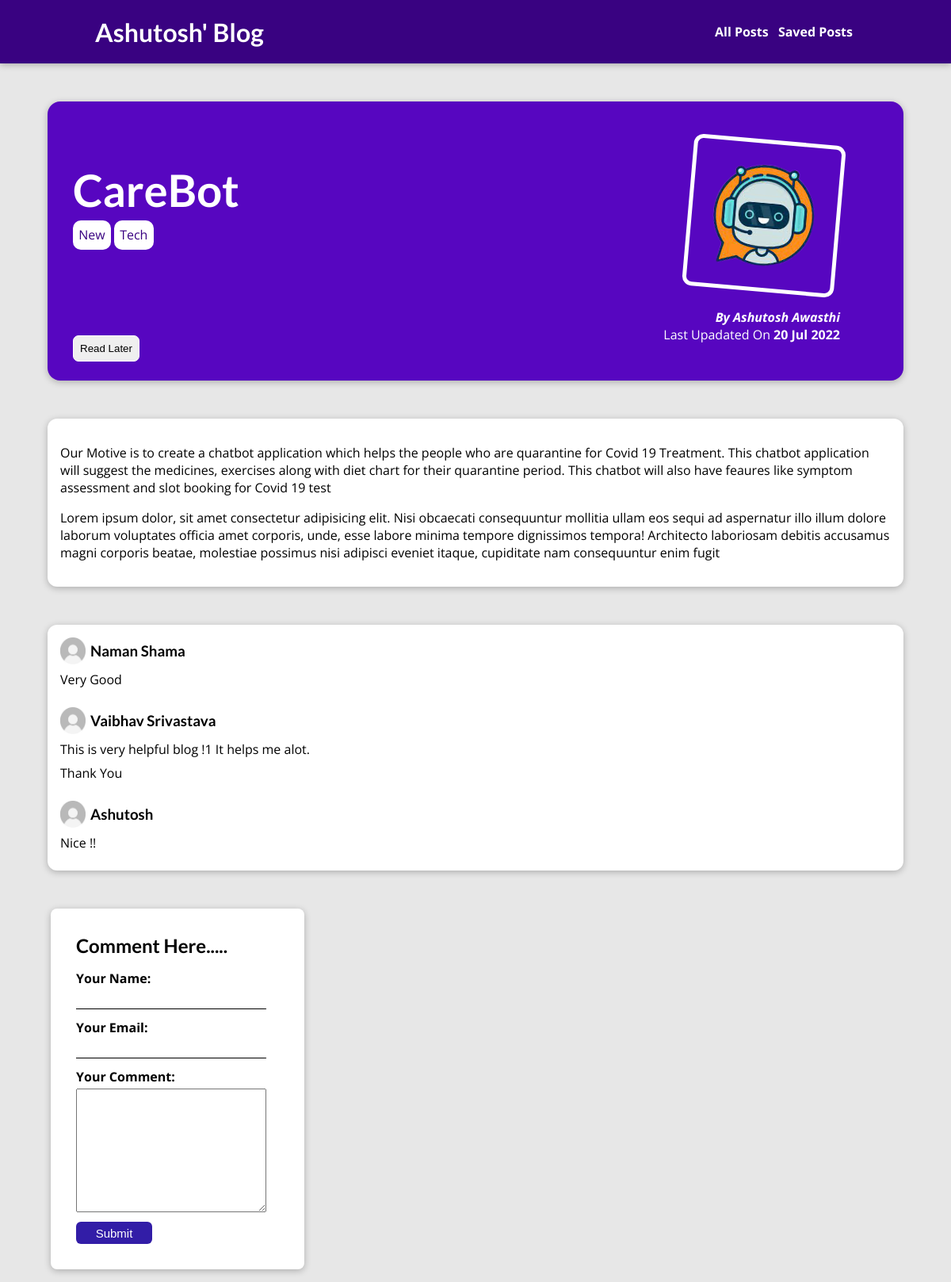
The page /posts/carebot on the database its author committed.
### blog/models.py (models this page shows, shortened)
class Post(models.Model):
	title = models.CharField(max_length=150)
	excerpt = models.CharField(max_length=200)
	image = models.ImageField(upload_to = "post_images", null=True)
	date = models.DateField(auto_now=True)
	slug = models.SlugField(unique=True, db_index=True)
	content = models.TextField(validators=[MinLengthValidator(50)])
	author = models.ForeignKey(Author, on_delete=models.SET_NULL, null=True, related_name="posts")
	tags = models.ManyToManyField(Tag)

class Tag(models.Model):
	caption = models.CharField(max_length=20)

class Author(models.Model):
	first_name = models.CharField(max_length=50)
	last_name = models.CharField(max_length=50)
	email_add = models.EmailField()
	def full_name(self):
		return self.first_name + str(" ") +self.last_name
	def __str__(self):
		return self.full_name()

class Comment(models.Model):
	user_name = models.CharField(max_length=100)
	user_email = models.EmailField()
	user_comment = models.TextField(max_length=100)
	post = models.ForeignKey(Post, on_delete=models.CASCADE, related_name="comments")

### blog/views.py (the view, shortened to what this page needs)
# urls.py: path("posts/<slug:slug>", views.PostDetailsPageView.as_view(), name="post-detail-page"),
class PostDetailsPageView(View):
    def get(self, request, slug):
        post = Post.objects.get(slug = slug)
        read_later_active = False
        if request.session.get("stored_posts"):
            if post.id in request.session.get("stored_posts"):
                read_later_active = True
        return render(request, "blog/post-detail.html", {
            "post" : post,
            "post_tags" : post.tags.all(),
            "read_later_active" : read_later_active,
            "form" : CommentForm(),
            "all_comments" : post.comments.all().order_by("-id")
            })

### blog/forms.py
class CommentForm(forms.ModelForm):
	class Meta:
		model = Comment
		exclude = ["post"]
		labels = {
			"user_name" : "Your Name",
			"user_email" : "Your Email",
			"user_comment" : "Your Comment",
		}
		error_messages = {
			"user_name" : {
				"required" : "Name Field Must Be Filled !!",
			},
			"user_comment" : {
				"required" : "Comment Field Must Be Filled !!"
			}
		}

### blog/templates/blog/post-detail.html (shortened to what this page needs)
{% extends "base.html" %}
{% load static %}
{% block static_files %}
  <link rel="stylesheet" href="{% static 'blog/post-detail.css' %}">
{% endblock %}
{% block body %}
  <section id="summary">
    <h2>{{ post.title }}</h2>
    <div>
      {% for tag in post_tags %}
        <span class="tag">{{ tag.caption }}</span>
      {% endfor %}
    </div>
    <div id="read-later" class="{% if read_later_active %} active-rl {% endif %}">
      <form method="POST", action="{% url 'read-later' %}">
        {% if read_later_active %}
          <button>Remove From "Read Later"</button>
        {% else %}
          <button>Read Later</button>
        {% endif %}
      </form>
    </div>
    <article>
      <img src="{{ post.image.url }}" alt="{{ post.title }}" srcset="">
      <address><a href="mailto:{{ post.author.email_add }}">By {{ post.author }}</a></address>
      <div>
        Last Upadated On <time>{{ post.date|date:"d M Y" }}</time>
      </div>
    </article>
  </section>
  <main>
    <p>
      {{ post.content|linebreaks }}
    </p>
  </main>
  <section id="comments">
    <ul>
      {% if not all_comments %}
        <li>
          <p>Be the first to comment....</p>
        </li>
      {% else %}
        {% for comment in all_comments %}
          <li>
            <div class="comment-head">
              <img src="{% static 'blog/images/profile.jpg' %}">
              <h3>{{ comment.user_name }}</h3>
            </div>
            <p>{{ comment.user_comment|linebreaks }}</p>
          </li>
        {% endfor %}
      {% endif %}
    </ul>
  </section>
  <section id="comment-sec">
    <h2>Comment Here.....</h2>
    <form action="{% url 'post-detail-page' post.slug %}" method="POST">
      {% for form_field in form %}
        <div class="form-field {% if form_field.errors %}invalid{% endif %}">
          {{ form_field.label_tag }}
          {{ form_field }}
        </div>
      {% endfor %}
      <input type="submit" class="sbt-btn">
    </form>
  </section>
{% endblock %}

### static/style.css (style rules this page uses)
* { box-sizing: border-box; }
html { font-family: 'Open Sans', 'Lato', sans-serif; }
body { margin: 0; }
h1, h2, h3 { font-family: 'Lato', sans-serif; font-weight: bold; }

### blog/static/blog/post-detail.css (style rules this page uses)
body { background-color: #e7e7e7; }
#summary { margin: 8rem auto 3rem auto; padding: 2rem; width: 90%; max-width: 90rem; border-radius: 16px; background-color: #5706c0; position: relative; box-shadow: 0 2px 8px rgba(0, 0, 0, 0.25); height: 22rem; }
#summary h2 { color: white; font-size: 3.5rem; width: 50rem; margin-bottom: 0.75rem; }
.tag { background-color: #ffffff; color: #390281; padding: 0.45rem; width: 4rem; border-radius: 10px; }
#read-later { margin: 0 0 1.5rem 0; position: absolute; bottom: 0; }
#read-later button { max-width: 12rem; padding: 0.5rem; outline: none; border: 1px solid #ffffff; border-radius: 7px; cursor: pointer; }
#summary article { position: absolute; top: 2rem; right: 3rem; padding: 1rem 2rem; border-radius: 12px; text-align: right; color: white; }
#summary article img { width: 12rem; height: 12rem; border-radius: 12px; transform: rotateZ(5deg); border: 5px solid white; margin-bottom: 1rem; }
#summary address { font-weight: bold; }
#summary a { color: #ffffff; text-decoration: none; }
#summary time { font-weight: bold; }
main { width: 90%; max-width: 90rem; margin: 3rem auto; background-color: white; padding: 1rem; border-radius: 12px; box-shadow: 0 2px 8px rgba(0, 0, 0, 0.25); }
#comment-sec { background-color: white; margin: 1rem 4rem; padding: 2rem; max-width: 20rem; border-radius: 8px; box-shadow: 0 2px 8px rgba(0, 0, 0, 0.25); }
#comment-sec h2 { font-weight: bolder; margin: 0 0 1rem 0; }
.form-field { display: flex; flex-direction: column; max-width: 15rem; margin-bottom: 0.75rem; }
.form-field label { font-weight: bolder; margin-bottom: 0.25rem; }
.form-field input { height: 1.5rem; border: 0; border-bottom: 1px solid #000000; outline: none; }
.sbt-btn { width: 6rem; height: 1.75rem; font-size: 15px; background-color: #321da7; color: #ffffff; border: #261395; border-radius: 6px; cursor: pointer; }
#comments { width: 90%; max-width: 90rem; margin: 3rem auto; background-color: white; padding: 1rem; border-radius: 12px; box-shadow: 0 2px 8px rgba(0, 0, 0, 0.25); }
#comments ul { margin: 0; padding: 0; }
#comments li { list-style: none; margin-bottom: 1.5rem; }
#comments li:last-of-type { margin-bottom: 0; }
#comments p { margin: 0 0 0.5rem 0; padding: 0; }
.comment-head { display: flex; }
.comment-head img { max-width: 2rem; }
.comment-head h3 { margin: 0; padding: 6px; }

### rows shown on the page
Post: title "CareBot", image (picture), author "Ashutosh Awasthi", date "20 Jul 2022", content "Our Motive is to create a chatbot application which helps the people who are quarantine for Covid 19 Treatment. This chatbot application will suggest the medicines, exercises along with diet chart for their quarantine period. This chatbot will also have feaures like symptom assessment and slot booking for Covid 19 test Lorem ipsum dolor, sit amet consectetur adipisicing elit. Nisi obcaecati consequuntur mollitia ullam eos sequi ad aspernatur illo illum dolore laborum voluptates officia amet corporis, unde, esse labore minima tempore dignissimos tempora! Architecto laboriosam debitis accusamus magni corporis beatae, molestiae possimus nisi adipisci eveniet itaque, cupiditate nam consequuntur…"
Tag: caption "New"
Tag: caption "Tech"
Comment: user_name "Naman Shama", user_comment "Very Good"
Comment: user_name "Vaibhav Srivastava", user_comment "This is very helpful blog !1 It helps me alot. Thank You"
Comment: user_name "Ashutosh", user_comment "Nice !!"
